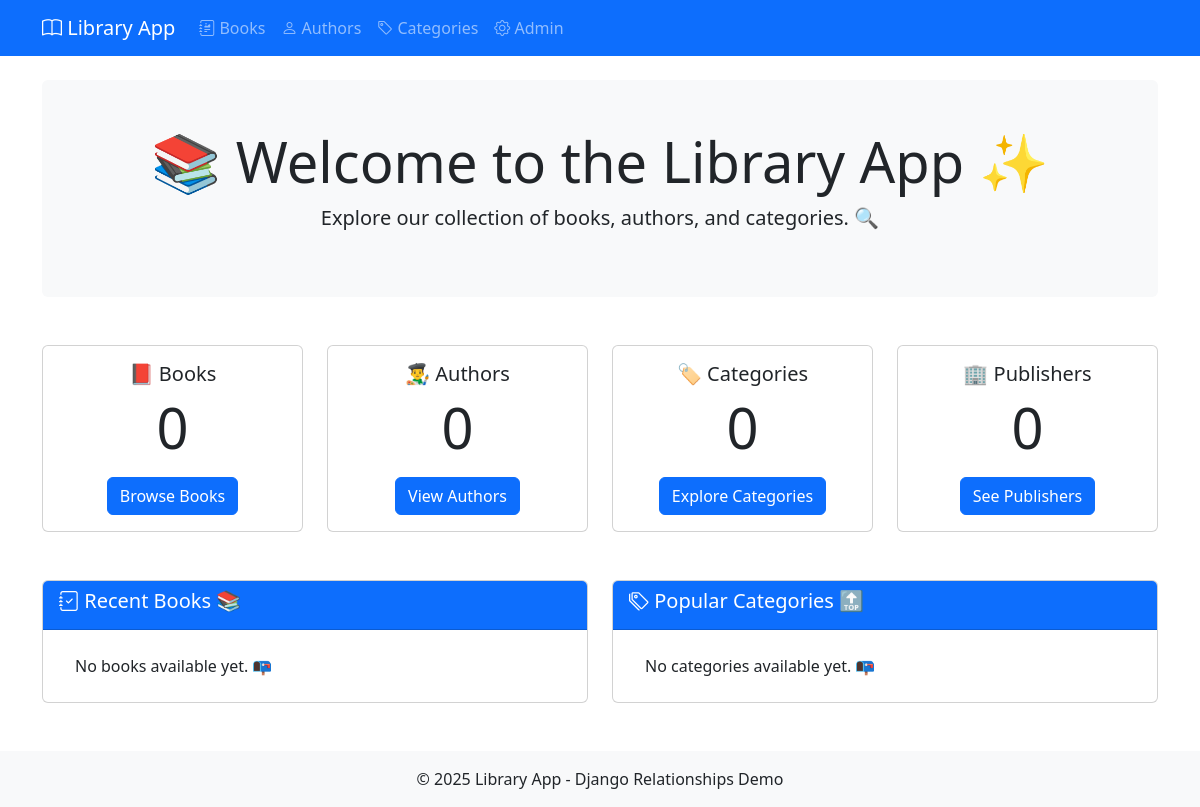
Before: / with the older database file.
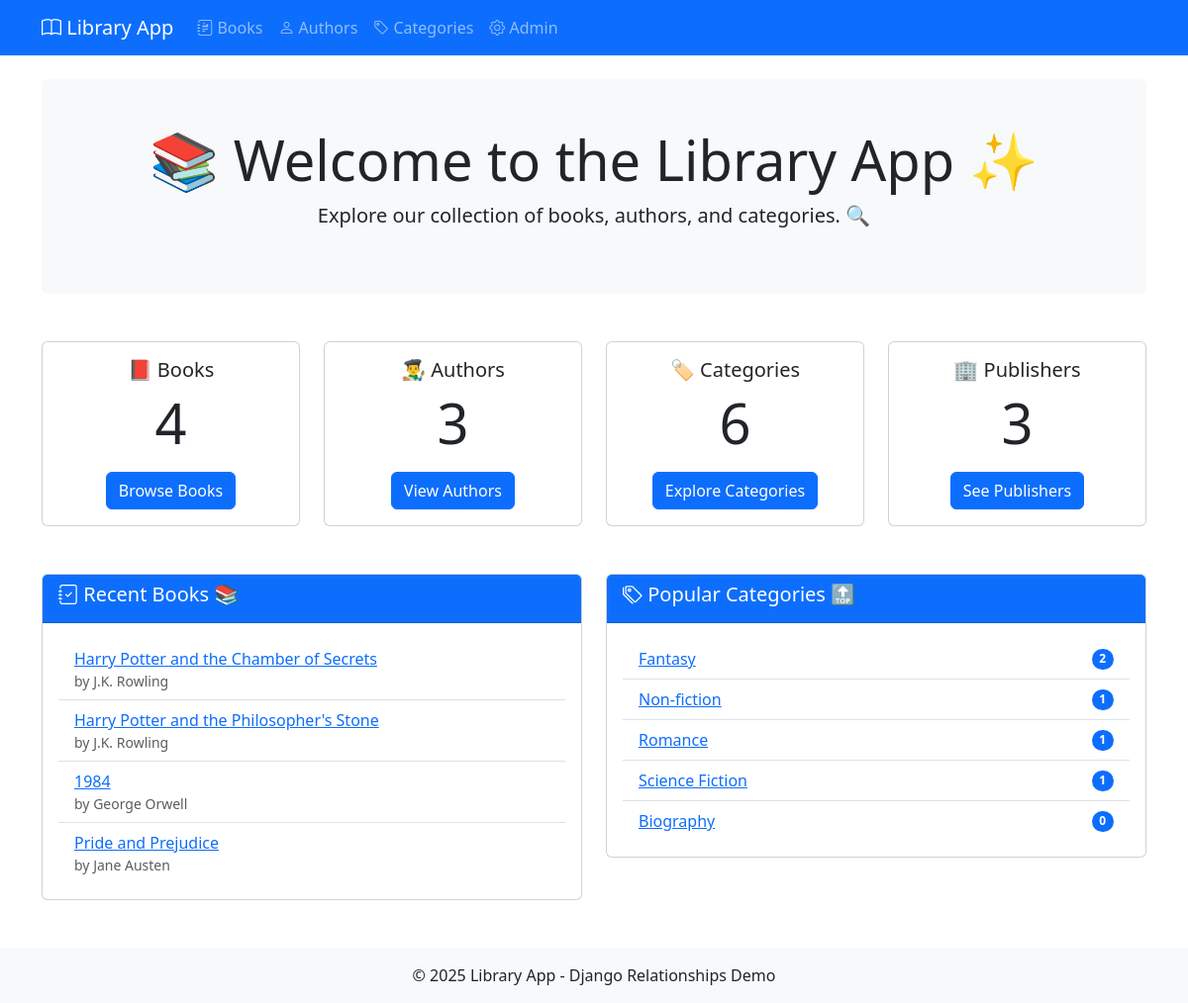
After: the same page with the newer database file.
### library/models.py (models this page shows, shortened)
class Book(models.Model):
    title = models.CharField(max_length=200)
    author = models.ForeignKey(  # 1️⃣➡️🔢 One-to-Many relationship
        Author,
        on_delete=models.CASCADE,
        related_name='books'
    )
    isbn = models.CharField('ISBN', max_length=13, unique=True)
    publication_date = models.DateField(null=True, blank=True)
    summary = models.TextField(blank=True)
    categories = models.ManyToManyField(
        Category,
        related_name='books'
    )
    publishers = models.ManyToManyField(
        Publisher,
        through='Publication',
        through_fields=('book', 'publisher'),
        related_name='books'
    )

class Author(models.Model):
    name = models.CharField(max_length=100)
    birth_date = models.DateField(null=True, blank=True)
    biography = models.TextField(blank=True)

class Category(models.Model):
    name = models.CharField(max_length=50)
    description = models.TextField(blank=True)
    slug = models.SlugField(unique=True)
    class Meta:
        verbose_name_plural = "categories"

### library/views.py (the view)
# urls.py: path('', views.home, name='home'),  # 🏠 Home page
def home(request):
    context = {
        'total_books': Book.objects.count(),
        'total_authors': Author.objects.count(),
        'total_categories': Category.objects.count(),
        'total_publishers': Publisher.objects.count(),
        'categories': Category.objects.annotate(
            book_count=Count('books')
        ).order_by('-book_count')[:5],
        'recent_books': Book.objects.select_related('author').order_by('-publication_date')[:5],
    }
    return render(request, 'library/home.html', context)

### library/templates/library/home.html (shortened to what this page needs)
{% extends 'base.html' %}
{% block content %}
<div class="jumbotron py-5 bg-light rounded">
    <div class="container text-center">
        <h1 class="display-4">📚 Welcome to the Library App ✨</h1>
        <p class="lead">Explore our collection of books, authors, and categories. 🔍</p>
    </div>
</div>
<div class="row mt-5">
    <div class="col-md-3">
        <div class="card text-center mb-4">
            <div class="card-body">
                <h5 class="card-title">📕 Books</h5>
                <p class="card-text display-4">{{ total_books }}</p>
                <a href="{% url 'book_list' %}" class="btn btn-primary">Browse Books</a>
            </div>
        </div>
    </div>
    <div class="col-md-3">
        <div class="card text-center mb-4">
            <div class="card-body">
                <h5 class="card-title">👨‍🎨 Authors</h5>
                <p class="card-text display-4">{{ total_authors }}</p>
                <a href="{% url 'author_list' %}" class="btn btn-primary">View Authors</a>
            </div>
        </div>
    </div>
    <div class="col-md-3">
        <div class="card text-center mb-4">
            <div class="card-body">
                <h5 class="card-title">🏷️ Categories</h5>
                <p class="card-text display-4">{{ total_categories }}</p>
                <a href="{% url 'category_list' %}" class="btn btn-primary">Explore Categories</a>
            </div>
        </div>
    </div>
    <div class="col-md-3">
        <div class="card text-center mb-4">
            <div class="card-body">
                <h5 class="card-title">🏢 Publishers</h5>
                <p class="card-text display-4">{{ total_publishers }}</p>
                <a href="#" class="btn btn-primary">See Publishers</a>
            </div>
        </div>
    </div>
</div>
<div class="row mt-4">
    <div class="col-md-6">
        <div class="card">
            <div class="card-header bg-primary text-white">
                <h5><i class="bi bi-journal-check"></i> Recent Books 📚</h5>
            </div>
            <div class="card-body">
                <ul class="list-group list-group-flush">
                    {% for book in recent_books %}
                        <li class="list-group-item">
                            <a href="{% url 'book_detail' book.id %}">{{ book.title }}</a>
                            <small class="text-muted d-block">by {{ book.author.name }}</small>
                        </li>
                    {% empty %}
                        <li class="list-group-item">No books available yet. 📭</li>
                    {% endfor %}
                </ul>
            </div>
        </div>
    </div>
    <div class="col-md-6">
        <div class="card">
            <div class="card-header bg-primary text-white">
                <h5><i class="bi bi-tags"></i> Popular Categories 🔝</h5>
            </div>
            <div class="card-body">
                <ul class="list-group list-group-flush">
                    {% for category in categories %}
                        <li class="list-group-item d-flex justify-content-between align-items-center">
                            <a href="{% url 'category_detail' category.slug %}">{{ category.name }}</a>
                            <span class="badge bg-primary rounded-pill">{{ category.book_count }}</span>
                        </li>
                    {% empty %}
                        <li class="list-group-item">No categories available yet. 📭</li>
                    {% endfor %}
                </ul>
            </div>
        </div>
    </div>
</div>
{% endblock %}

### library/templates/base.html (shortened to what this page needs)
<!DOCTYPE html>
<html lang="en">
<head>
    <link href="https://cdn.jsdelivr.net/npm/bootstrap@5.3.0/dist/css/bootstrap.min.css" rel="stylesheet">
    <link rel="stylesheet" href="https://cdn.jsdelivr.net/npm/bootstrap-icons@1.10.0/font/bootstrap-icons.css">
</head>
<body>
    <nav class="navbar navbar-expand-lg navbar-dark bg-primary mb-4">
        <div class="container">
            <a class="navbar-brand" href="{% url 'home' %}">
                <i class="bi bi-book"></i> Library App
            </a>
            <div class="collapse navbar-collapse" id="navbarNav">
                <ul class="navbar-nav">
                    <li class="nav-item">
                        <a class="nav-link" href="{% url 'book_list' %}">
                            <i class="bi bi-journal-richtext"></i> Books
                        </a>
                    </li>
                    <li class="nav-item">
                        <a class="nav-link" href="{% url 'author_list' %}">
                            <i class="bi bi-person"></i> Authors
                        </a>
                    </li>
                    <li class="nav-item">
                        <a class="nav-link" href="{% url 'category_list' %}">
                            <i class="bi bi-tag"></i> Categories
                        </a>
                    </li>
                    <li class="nav-item">
                        <a class="nav-link" href="/admin/">
                            <i class="bi bi-gear"></i> Admin
                        </a>
                    </li>
                </ul>
            </div>
        </div>
    </nav>
    <div class="container">
        {% block content %}{% endblock %}
    </div>
    <footer class="mt-5 py-3 bg-light">
        <div class="container text-center">
            <p class="mb-0">&copy; {% now "Y" %} Library App - Django Relationships Demo</p>
        </div>
    </footer>
</body>
</html>

Changed rows visible on the page:
added Book: title "Harry Potter and the Chamber of Secrets", author.name "J.K. Rowling"
added Book: title "Harry Potter and the Philosopher's Stone", author.name "J.K. Rowling"
added Book: title "1984", author.name "George Orwell"
added Book: title "Pride and Prejudice", author.name "Jane Austen"
added Category: name "Fantasy", book_count "2"
added Category: name "Non-fiction", book_count "1"
added Category: name "Romance", book_count "1"
added Category: name "Science Fiction", book_count "1"
added Category: name "Biography", book_count "0"
Other visible differences:
{{ total_books }}: "0" → "4"
{{ total_authors }}: "0" → "3"
{{ total_categories }}: "0" → "6"
{{ total_publishers }}: "0" → "3"
text no longer shown: "No books available yet. 📭 No categories available yet. 📭"
